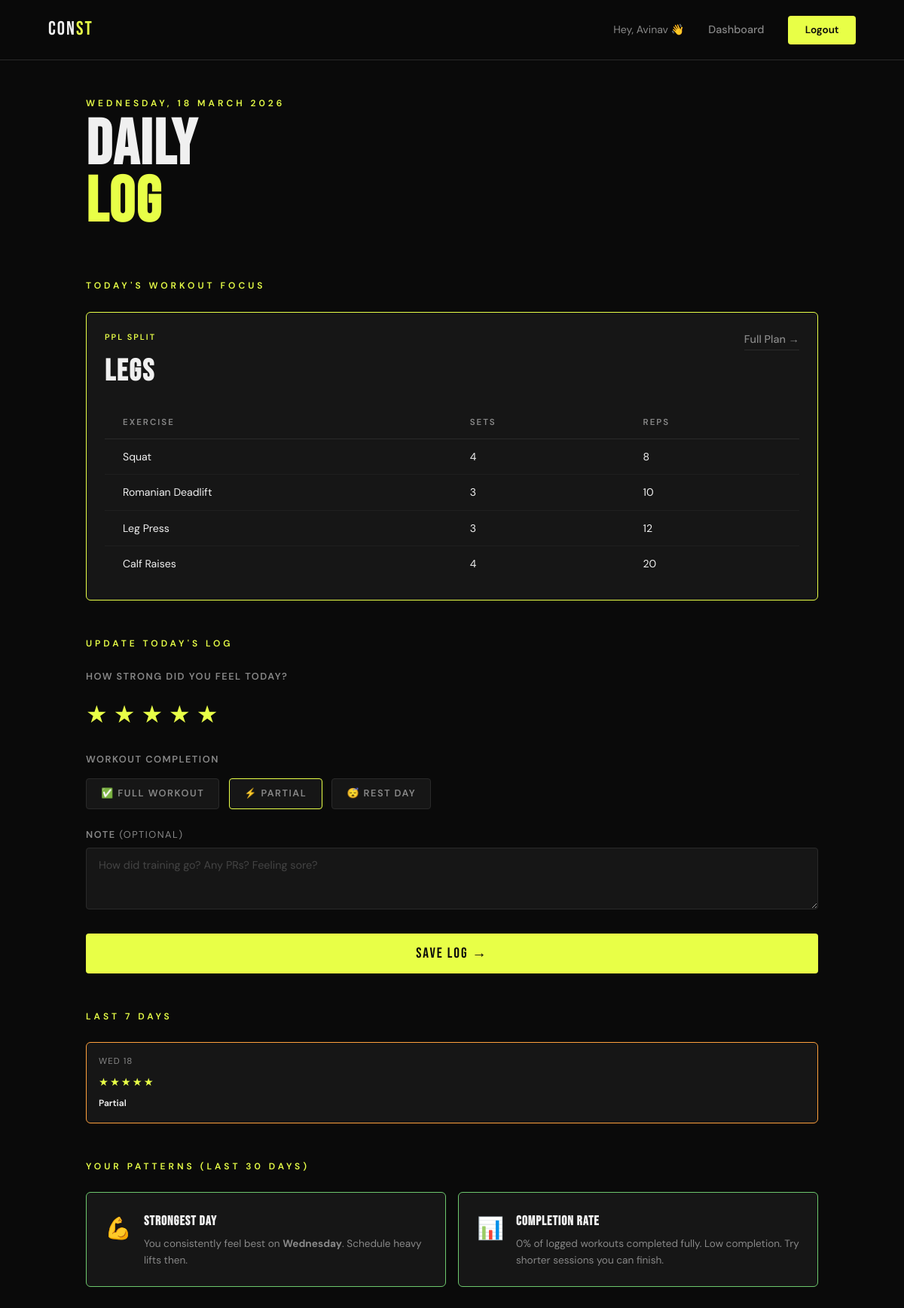
/daily-log (signed in), run on the app's committed database.
### app/models.py (models this page shows, shortened)
class User(UserMixin, db.Model):
    __tablename__ = 'users'
    id             = db.Column(db.Integer, primary_key=True)
    name           = db.Column(db.String(100), nullable=False)
    email          = db.Column(db.String(150), unique=True, nullable=False)
    password       = db.Column(db.String(256), nullable=False)
    created_at     = db.Column(db.DateTime, default=datetime.utcnow)
    height         = db.Column(db.Float, nullable=True)       # cm
    start_weight   = db.Column(db.Float, nullable=True)       # kg
    goal_weight    = db.Column(db.Float, nullable=True)       # kg
    age            = db.Column(db.Integer, nullable=True)
    split_pref     = db.Column(db.String(10), nullable=True)  # 'bro' or 'ppl'
    weight_logs    = db.relationship('WeightLog', backref='user', lazy=True, cascade='all, delete-orphan')
    daily_logs     = db.relationship('DailyLog',  backref='user', lazy=True, cascade='all, delete-orphan')

class DailyLog(db.Model):
    __tablename__ = 'daily_logs'
    id               = db.Column(db.Integer, primary_key=True)
    user_id          = db.Column(db.Integer, db.ForeignKey('users.id'), nullable=False)
    date             = db.Column(db.Date, default=datetime.utcnow().date)
    strength_rating  = db.Column(db.Integer, nullable=True)   # 1–5
    completion       = db.Column(db.String(20), nullable=True) # 'full', 'partial', 'rest'
    note             = db.Column(db.String(300), nullable=True)

### app/routes.py (the view, shortened to what this page needs)
@main.route('/daily-log', methods=['GET', 'POST'])
@login_required
def daily_log():
    today     = date.today()
    today_log = DailyLog.query.filter_by(user_id=current_user.id, date=today).first()
    week_ago  = today - timedelta(days=6)
    week_logs = DailyLog.query.filter(
        DailyLog.user_id == current_user.id,
        DailyLog.date >= week_ago
    ).order_by(DailyLog.date.desc()).all()
    month_ago   = today - timedelta(days=30)
    month_logs  = DailyLog.query.filter(
        DailyLog.user_id == current_user.id,
        DailyLog.date >= month_ago,
        DailyLog.strength_rating != None
    ).all()
    day_ratings = defaultdict(list)
    for log in month_logs:
        day_ratings[log.date.strftime('%A')].append(log.strength_rating)
    day_avgs = {day: round(sum(r)/len(r), 1) for day, r in day_ratings.items()}
    weakest_day = min(day_avgs, key=day_avgs.get) if day_avgs else None
    strongest_day = max(day_avgs, key=day_avgs.get) if day_avgs else None
    completion_rate = None
    if month_logs:
        full_count  = sum(1 for l in month_logs if l.completion == 'full')
        completion_rate = round((full_count / len(month_logs)) * 100)
    workout_focus = get_workout_focus(current_user.split_pref, today)
    return render_template('daily_log.html',
        user=current_user,
        today=today,
        today_log=today_log,
        week_logs=week_logs,
        weakest_day=weakest_day,
        strongest_day=strongest_day,
        completion_rate=completion_rate,
        workout_focus=workout_focus,
        day_avgs=day_avgs,
    )

### app/models.py (called while the page is built)
@login_manager.user_loader
def load_user(user_id):
    return User.query.get(int(user_id))

### app/templates/daily_log.html (shortened to what this page needs)
{% extends "base.html" %}
{% block content %}
<section class="workout-section">
    <div class="workout-header">
        <p class="auth-eyebrow">{{ today.strftime('%A, %d %B %Y') }}</p>
        <h1 class="dash-title">DAILY<br><span>LOG</span></h1>
    </div>
    {% if workout_focus %}
    <div class="prog-block">
        <p class="step-label">Today's Workout Focus</p>
        {% if workout_focus.is_rest %}
        <div class="rest-day-card">
            <span style="font-size:3rem">😴</span>
            <h3>Rest Day</h3>
            <p>Recovery is part of the process. Sleep well, eat right, and come back stronger.</p>
        </div>
        {% else %}
        <div class="focus-card">
            <div class="focus-header">
                <div>
                    <span class="focus-badge">{{ current_user.split_pref|upper }} SPLIT</span>
                    <h2 class="focus-title">{{ workout_focus.focus }}</h2>
                </div>
                <a href="/workout" class="btn-ghost">Full Plan →</a>
            </div>
            <table class="exercise-table" style="margin-top:1rem">
                <thead>
                    <tr><th>Exercise</th><th>Sets</th><th>Reps</th></tr>
                </thead>
                <tbody>
                    {% for ex in workout_focus.exercises %}
                    <tr>
                        <td>{{ ex[0] }}</td>
                        <td>{{ ex[1] }}</td>
                        <td>{{ ex[2] }}</td>
                    </tr>
                    {% endfor %}
                </tbody>
            </table>
        </div>
        {% endif %}
    </div>
    {% endif %}
    <div class="prog-block">
        <p class="step-label">{{ "Update Today's Log" if today_log else "End of Day Feedback" }}</p>
        <form method="POST" action="/daily-log" class="feedback-form">
            <div class="form-group">
                <label>How strong did you feel today?</label>
                <div class="star-rating" id="starRating">
                    {% for i in range(1, 6) %}
                    <span class="star {{ 'star--filled' if today_log and today_log.strength_rating >= i else '' }}"
                          data-val="{{ i }}" onclick="setRating({{ i }})">★</span>
                    {% endfor %}
                </div>
            </div>
            <div class="form-group">
                <label>Workout Completion</label>
                <div class="completion-options">
                    {% for val, label in [('full','✅ Full Workout'), ('partial','⚡ Partial'), ('rest','😴 Rest Day')] %}
                    <label class="comp-option {{ 'comp-option--active' if today_log and today_log.completion == val else '' }}">
                        {{ label }}
                    </label>
                    {% endfor %}
                </div>
            </div>
            <div class="form-group">
                <label>Note <span style="color:var(--muted);font-weight:400">(optional)</span></label>
                <textarea name="note" placeholder="How did training go? Any PRs? Feeling sore?" maxlength="300"
                    rows="3">{{ today_log.note if today_log else '' }}</textarea>
            </div>
            <button type="submit" class="btn-submit">Save Log →</button>
        </form>
    </div>
    {% if week_logs %}
    <div class="prog-block">
        <p class="step-label">Last 7 Days</p>
        <div class="week-grid">
            {% for log in week_logs %}
            <div class="week-card week-card--{{ log.completion }}">
                <span class="week-date">{{ log.date.strftime('%a %d') }}</span>
                <div class="week-stars">
                    {% for i in range(1, 6) %}
                    <span class="{{ 'star-sm--on' if log.strength_rating and log.strength_rating >= i else 'star-sm--off' }}">★</span>
                    {% endfor %}
                </div>
                <span class="week-comp">{{ log.completion|title }}</span>
            </div>
            {% endfor %}
        </div>
    </div>
    {% endif %}
    {% if weakest_day or strongest_day or completion_rate is not none %}
    <div class="prog-block">
        <p class="step-label">Your Patterns (Last 30 Days)</p>
        <div class="insights-grid">
            {% if strongest_day %}
            <div class="insight-card insight-card--streak">
                <span class="insight-icon">💪</span>
                <div>
                    <h4>Strongest Day</h4>
                    <p>You consistently feel best on <strong>{{ strongest_day }}</strong>. Schedule heavy lifts then.</p>
                </div>
            </div>
            {% endif %}
            {% if completion_rate is not none %}
            <div class="insight-card insight-card--trend {{ 'trend-down' if completion_rate < 50 else 'trend-up' }}">
                <span class="insight-icon">📊</span>
                <div>
                    <h4>Completion Rate</h4>
                    <p>{{ completion_rate }}% of logged workouts completed fully.
                        {% if completion_rate >= 80 %}Excellent consistency! 🔥
                        {% elif completion_rate >= 50 %}Room to improve — push for 80%+.
                        {% else %}Low completion. Try shorter sessions you can finish.{% endif %}
                    </p>
                </div>
            </div>
            {% endif %}
        </div>
    </div>
    {% endif %}
</section>
{% endblock %}

### app/templates/base.html (shortened to what this page needs)
<!DOCTYPE html>
<html lang="en">
<head>
    <link rel="stylesheet" href="{{ url_for('static', filename='css/style.css') }}">
</head>
<body>
    <nav class="navbar">
        <a href="/" class="nav-brand">CON<span>ST</span></a>
        <div class="nav-links">
            {% if current_user.is_authenticated %}
                <span class="nav-username">Hey, {{ current_user.name.split()[0] }} 👋</span>
                <a href="/dashboard">Dashboard</a>
                <a href="/logout" class="btn-nav">Logout</a>
            {% else %}
                <a href="/login">Login</a>
                <a href="/register" class="btn-nav">Get Started</a>
            {% endif %}
        </div>
    </nav>
    <main>
        {% block content %}{% endblock %}
    </main>
</body>
</html>

### data on the page
User: name "Avinav", split_pref "PPL"
DailyLog: date "WED 18", completion "Partial"

### other printed values
{{ workout_focus.focus }} "Legs"
{{ ex[0] }} "Squat" "Romanian Deadlift" "Leg Press" "Calf Raises"
{{ ex[1] }} "4" "3" "3" "4"
{{ ex[2] }} "8" "10" "12" "20"
{{ "Update Today's Log" if today_log else "End of Day Feedback" }} "UPDATE TODAY'S LOG"
{{ label }} "✅ FULL WORKOUT" "⚡ PARTIAL" "😴 REST DAY"
{{ strongest_day }} "Wednesday"
{{ completion_rate }} "0"
